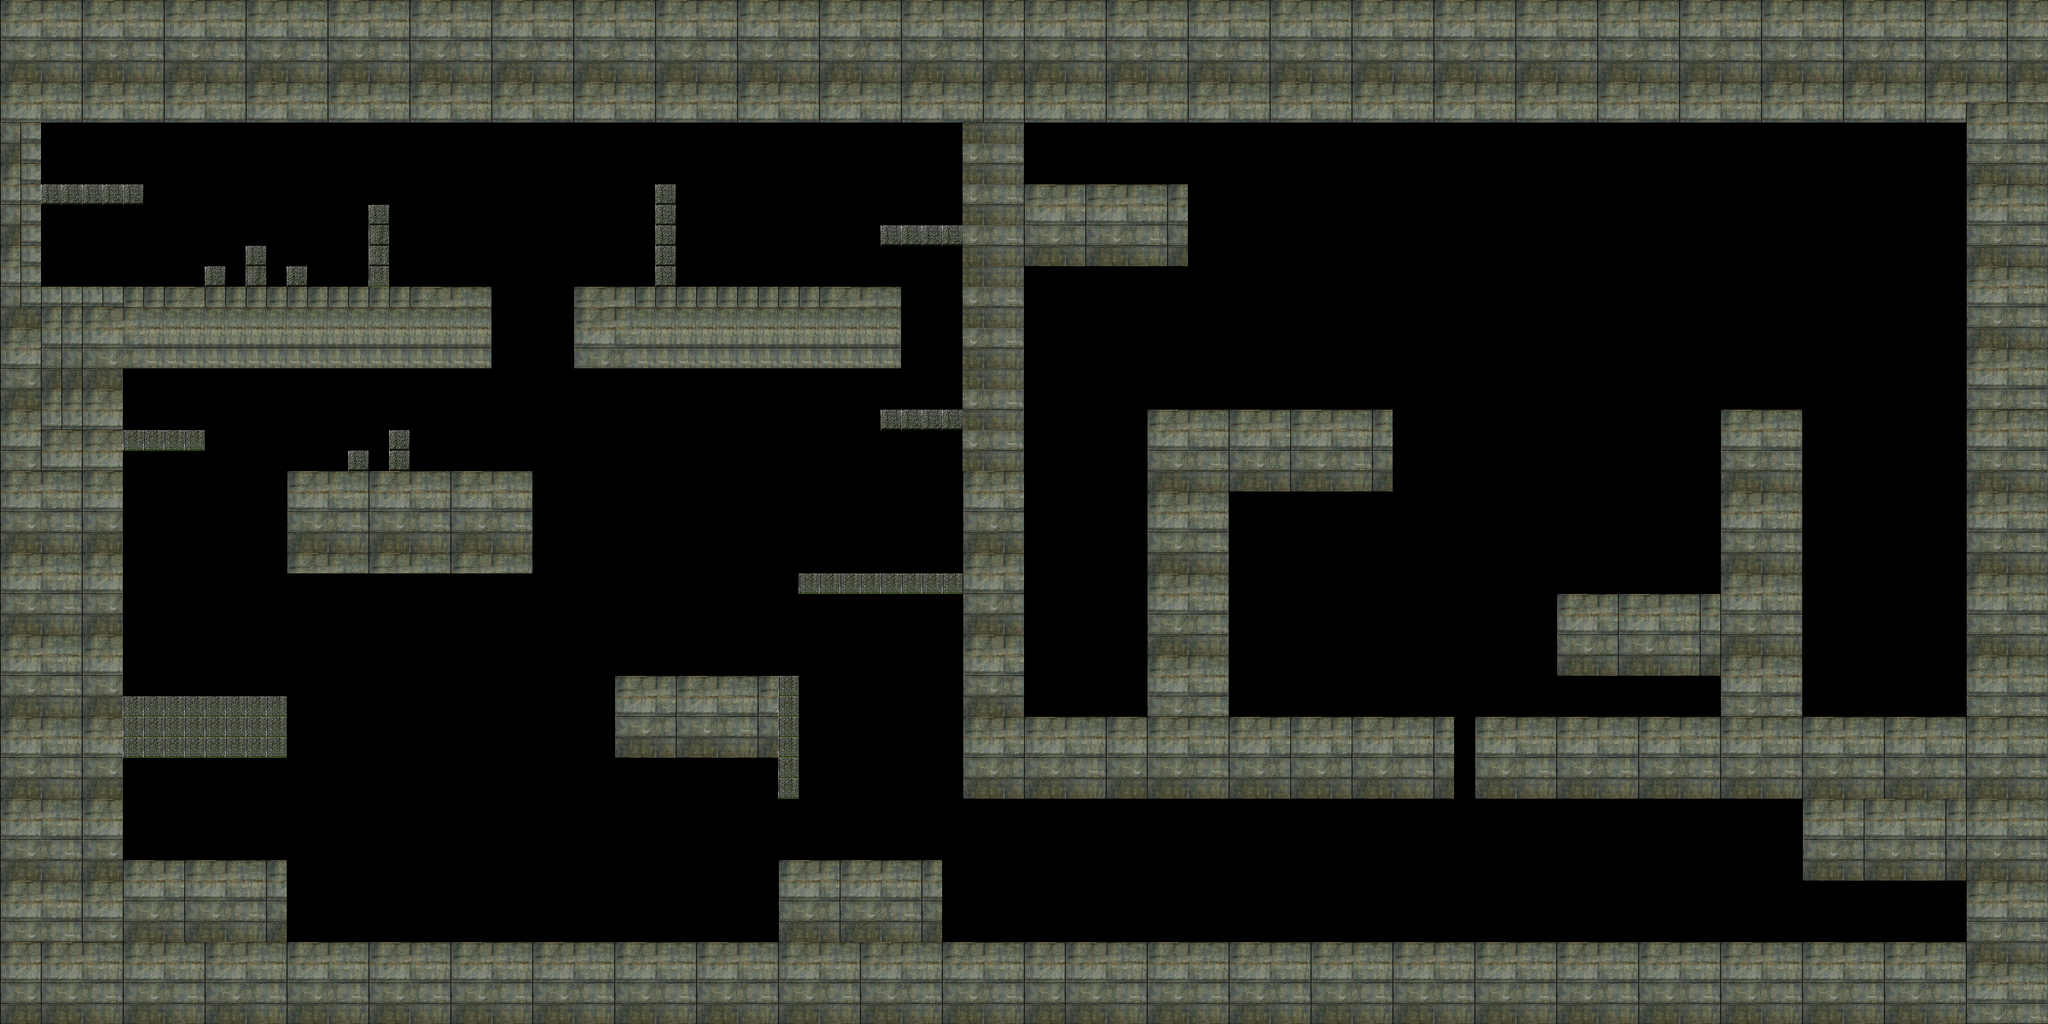

Rendered tile map (Tiled .tmx) drawn with the repository's tilesets; below, a short description and the map source with its tile grids summarised:
An orthogonal 100x50 tile map with 32x32 px tiles, 1 tile layer (CollisionLayer), 3 tilesets and 3 objects (2x Objective, Crystal).

<map version="1.0" orientation="orthogonal" renderorder="right-down" width="100" height="50" tilewidth="32" tileheight="32" nextobjectid="28">
 <properties>
  <property name="background" value="background.png" />
 </properties>
 <tileset firstgid="1" name="grassy_tileset" tilewidth="32" tileheight="32" tilecount="800">
  <image source="../img/tilesets/grassy_tileset.png" width="640" height="1280" />
  <tile id="0">
   <properties>
    <property name="tileType" value="air" />
   </properties>
  </tile>
 </tileset>
 <tileset firstgid="801" name="grass_tile" tilewidth="32" tileheight="32" tilecount="1">
  <image source="../img/tiles/grassy_tileset/grass_tile.png" width="32" height="32" />
 </tileset>
 <tileset firstgid="802" name="space_tile-set_-Zp14DR" tilewidth="32" tileheight="32" tilecount="64">
  <image source="../img/tilesets/space_tile-set_-Zp14DR.png" width="256" height="256" />
 </tileset>
 <objectgroup color="#ffa0a4" name="ObjectLayer">
  <object id="1" name="Objective" type="Objective" x="224" y="415" width="32" height="32" />
  <object id="2" name="Objective" type="Objective" x="704" y="415" width="32" height="32" />
 </objectgroup>
 <objectgroup color="#0000ff" name="CrystalLayer">
  <object id="24" name="Crystal" type="Crystal" x="897" y="320" width="50" height="65" rotation="-4" />
 </objectgroup>
 <layer name="CollisionLayer" width="100" height="50">
  <data>[5000 cells, 5000 non-empty, 21 distinct tile ids]</data>
 </layer>
</map>
